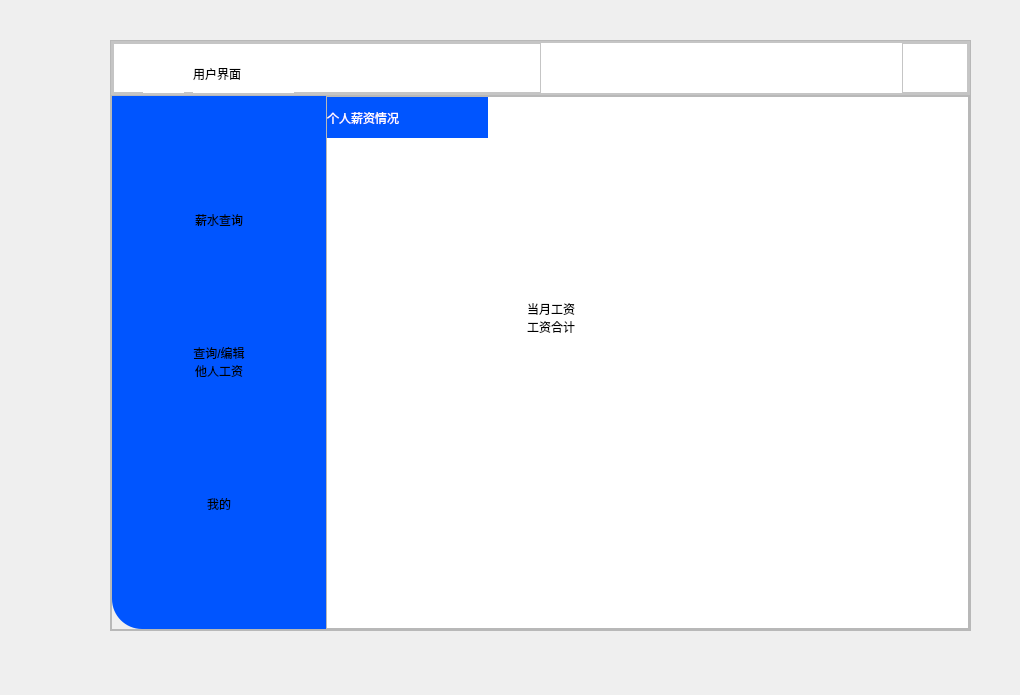
<?xml version="1.0" encoding="UTF-8"?>
<ui version="4.0">
 <class>MainWindow</class>
 <widget class="QMainWindow" name="MainWindow">
  <property name="geometry">
   <rect>
    <x>0</x>
    <y>0</y>
    <width>1020</width>
    <height>695</height>
   </rect>
  </property>
  <property name="windowTitle">
   <string>MainWindow</string>
  </property>
  <widget class="QWidget" name="centralwidget">
   <widget class="QFrame" name="frame">
    <property name="geometry">
     <rect>
      <x>110</x>
      <y>40</y>
      <width>861</width>
      <height>591</height>
     </rect>
    </property>
    <property name="minimumSize">
     <size>
      <width>861</width>
      <height>591</height>
     </size>
    </property>
    <property name="frameShape">
     <enum>QFrame::StyledPanel</enum>
    </property>
    <property name="frameShadow">
     <enum>QFrame::Raised</enum>
    </property>
    <layout class="QVBoxLayout" name="verticalLayout">
     <property name="spacing">
      <number>0</number>
     </property>
     <property name="leftMargin">
      <number>0</number>
     </property>
     <property name="topMargin">
      <number>0</number>
     </property>
     <property name="rightMargin">
      <number>0</number>
     </property>
     <property name="bottomMargin">
      <number>0</number>
     </property>
     <item>
      <widget class="QFrame" name="frame_2">
       <property name="sizePolicy">
        <sizepolicy hsizetype="Preferred" vsizetype="Expanding">
         <horstretch>0</horstretch>
         <verstretch>1</verstretch>
        </sizepolicy>
       </property>
       <property name="styleSheet">
        <string notr="true">background-color: rgb(255, 255, 255);</string>
       </property>
       <property name="frameShape">
        <enum>QFrame::StyledPanel</enum>
       </property>
       <property name="frameShadow">
        <enum>QFrame::Raised</enum>
       </property>
       <layout class="QHBoxLayout" name="horizontalLayout">
        <property name="spacing">
         <number>0</number>
        </property>
        <property name="leftMargin">
         <number>0</number>
        </property>
        <property name="topMargin">
         <number>0</number>
        </property>
        <property name="rightMargin">
         <number>0</number>
        </property>
        <property name="bottomMargin">
         <number>0</number>
        </property>
        <item>
         <widget class="QFrame" name="frame_4">
          <property name="frameShape">
           <enum>QFrame::StyledPanel</enum>
          </property>
          <property name="frameShadow">
           <enum>QFrame::Raised</enum>
          </property>
          <layout class="QHBoxLayout" name="horizontalLayout_2">
           <property name="spacing">
            <number>0</number>
           </property>
           <property name="leftMargin">
            <number>0</number>
           </property>
           <property name="topMargin">
            <number>0</number>
           </property>
           <property name="rightMargin">
            <number>0</number>
           </property>
           <property name="bottomMargin">
            <number>0</number>
           </property>
           <item>
            <widget class="QFrame" name="frame_6">
             <property name="toolTipDuration">
              <number>0</number>
             </property>
             <property name="styleSheet">
              <string notr="true">Qframe{
  border:none;
}</string>
             </property>
             <property name="frameShape">
              <enum>QFrame::StyledPanel</enum>
             </property>
             <property name="frameShadow">
              <enum>QFrame::Raised</enum>
             </property>
             <widget class="QLabel" name="label">
              <property name="geometry">
               <rect>
                <x>80</x>
                <y>10</y>
                <width>101</width>
                <height>41</height>
               </rect>
              </property>
              <property name="styleSheet">
               <string notr="true">font: 15pt &quot;Algerian&quot;;
color: rgb(0, 0, 0);</string>
              </property>
              <property name="text">
               <string>用户界面</string>
              </property>
             </widget>
             <widget class="QPushButton" name="pushButton_3">
              <property name="geometry">
               <rect>
                <x>30</x>
                <y>10</y>
                <width>41</width>
                <height>41</height>
               </rect>
              </property>
              <property name="styleSheet">
               <string notr="true">QPushButton{
	border:none;
}</string>
              </property>
              <property name="text">
               <string/>
              </property>
              <property name="icon">
               <iconset>
                <normaloff>icons/OIP-C (2).jpg</normaloff>icons/OIP-C (2).jpg</iconset>
              </property>
             </widget>
            </widget>
           </item>
           <item alignment="Qt::AlignRight">
            <widget class="QFrame" name="frame_5">
             <property name="styleSheet">
              <string notr="true">Qframe{
  border:none;
}
QPushButton{
	border:none;
}
QPushButton:hover{
	padding-bottom:5px;
}</string>
             </property>
             <property name="frameShape">
              <enum>QFrame::StyledPanel</enum>
             </property>
             <property name="frameShadow">
              <enum>QFrame::Raised</enum>
             </property>
             <layout class="QHBoxLayout" name="horizontalLayout_3">
              <property name="spacing">
               <number>0</number>
              </property>
              <property name="leftMargin">
               <number>0</number>
              </property>
              <property name="topMargin">
               <number>0</number>
              </property>
              <property name="rightMargin">
               <number>0</number>
              </property>
              <item>
               <widget class="QPushButton" name="pushButton">
                <property name="text">
                 <string/>
                </property>
                <property name="icon">
                 <iconset resource="res.qrc">
                  <normaloff>:/icons/icons/下载.jpg</normaloff>:/icons/icons/下载.jpg</iconset>
                </property>
               </widget>
              </item>
              <item>
               <widget class="QPushButton" name="pushButton_2">
                <property name="text">
                 <string/>
                </property>
                <property name="icon">
                 <iconset resource="res.qrc">
                  <normaloff>:/icons/icons/1jpg.jpg</normaloff>:/icons/icons/1jpg.jpg</iconset>
                </property>
               </widget>
              </item>
             </layout>
            </widget>
           </item>
          </layout>
         </widget>
        </item>
       </layout>
      </widget>
     </item>
     <item>
      <widget class="QFrame" name="frame_3">
       <property name="sizePolicy">
        <sizepolicy hsizetype="Preferred" vsizetype="Expanding">
         <horstretch>0</horstretch>
         <verstretch>10</verstretch>
        </sizepolicy>
       </property>
       <property name="frameShape">
        <enum>QFrame::StyledPanel</enum>
       </property>
       <property name="frameShadow">
        <enum>QFrame::Raised</enum>
       </property>
       <layout class="QHBoxLayout" name="horizontalLayout_4">
        <property name="spacing">
         <number>0</number>
        </property>
        <property name="leftMargin">
         <number>0</number>
        </property>
        <property name="topMargin">
         <number>0</number>
        </property>
        <property name="rightMargin">
         <number>0</number>
        </property>
        <property name="bottomMargin">
         <number>0</number>
        </property>
        <item>
         <widget class="QFrame" name="frame_7">
          <property name="sizePolicy">
           <sizepolicy hsizetype="Expanding" vsizetype="Preferred">
            <horstretch>2</horstretch>
            <verstretch>0</verstretch>
           </sizepolicy>
          </property>
          <property name="styleSheet">
           <string notr="true">background-color: rgb(0, 85, 255);
;
border-bottom-left-radius:30px

    </string>
          </property>
          <property name="frameShape">
           <enum>QFrame::StyledPanel</enum>
          </property>
          <property name="frameShadow">
           <enum>QFrame::Raised</enum>
          </property>
          <layout class="QVBoxLayout" name="verticalLayout_2">
           <property name="spacing">
            <number>0</number>
           </property>
           <property name="leftMargin">
            <number>0</number>
           </property>
           <property name="topMargin">
            <number>0</number>
           </property>
           <property name="rightMargin">
            <number>0</number>
           </property>
           <property name="bottomMargin">
            <number>0</number>
           </property>
           <item>
            <widget class="QPushButton" name="pushButton_Seach">
             <property name="styleSheet">
              <string notr="true">font: 18pt &quot;Algerian&quot;;
color: rgb(255, 255, 255);
pressed{
	padding-left:5px;
	padding-top:5px;
}
</string>
             </property>
             <property name="text">
              <string>薪水查询</string>
             </property>
            </widget>
           </item>
           <item>
            <widget class="QPushButton" name="pushButton_Edit">
             <property name="styleSheet">
              <string notr="true">font: 18pt &quot;Algerian&quot;;
color: rgb(255, 255, 255);
pressed{
	padding-left:5px;
	padding-top:5px;
}

</string>
             </property>
             <property name="text">
              <string>查询/编辑
他人工资</string>
             </property>
            </widget>
           </item>
           <item>
            <widget class="QPushButton" name="pushButton_My">
             <property name="styleSheet">
              <string notr="true">font: 18pt &quot;Algerian&quot;;
color: rgb(255, 255, 255);
pressed{
	padding-left:5px;
	padding-top:5px;
}

</string>
             </property>
             <property name="text">
              <string>我的</string>
             </property>
            </widget>
           </item>
          </layout>
         </widget>
        </item>
        <item>
         <widget class="QFrame" name="frame_8">
          <property name="sizePolicy">
           <sizepolicy hsizetype="Expanding" vsizetype="Preferred">
            <horstretch>6</horstretch>
            <verstretch>0</verstretch>
           </sizepolicy>
          </property>
          <property name="frameShape">
           <enum>QFrame::StyledPanel</enum>
          </property>
          <property name="frameShadow">
           <enum>QFrame::Raised</enum>
          </property>
          <layout class="QHBoxLayout" name="horizontalLayout_5">
           <property name="spacing">
            <number>0</number>
           </property>
           <property name="leftMargin">
            <number>0</number>
           </property>
           <property name="topMargin">
            <number>0</number>
           </property>
           <property name="rightMargin">
            <number>0</number>
           </property>
           <property name="bottomMargin">
            <number>0</number>
           </property>
           <item>
            <widget class="QStackedWidget" name="stackedWidget">
             <property name="styleSheet">
              <string notr="true">background-color: rgb(255, 255, 255);</string>
             </property>
             <property name="currentIndex">
              <number>1</number>
             </property>
             <widget class="QWidget" name="page_my">
              <widget class="QLabel" name="label_3">
               <property name="geometry">
                <rect>
                 <x>50</x>
                 <y>100</y>
                 <width>101</width>
                 <height>131</height>
                </rect>
               </property>
               <property name="text">
                <string>当前等级
当月薪水
工号
身份
(传值进来)</string>
               </property>
              </widget>
              <widget class="QLabel" name="label_7">
               <property name="geometry">
                <rect>
                 <x>0</x>
                 <y>0</y>
                 <width>111</width>
                 <height>41</height>
                </rect>
               </property>
               <property name="styleSheet">
                <string notr="true">
font: 15pt &quot;Algerian&quot;;
color: rgb(255, 255, 255);
background-color: rgb(0, 85, 255);</string>
               </property>
               <property name="text">
                <string>个人信息</string>
               </property>
              </widget>
             </widget>
             <widget class="QWidget" name="page_salary">
              <widget class="QLabel" name="label_4">
               <property name="geometry">
                <rect>
                 <x>200</x>
                 <y>170</y>
                 <width>81</width>
                 <height>101</height>
                </rect>
               </property>
               <property name="text">
                <string>当月工资
工资合计</string>
               </property>
              </widget>
              <widget class="QLabel" name="label_6">
               <property name="geometry">
                <rect>
                 <x>0</x>
                 <y>0</y>
                 <width>161</width>
                 <height>41</height>
                </rect>
               </property>
               <property name="styleSheet">
                <string notr="true">
font: 15pt &quot;Algerian&quot;;
color: rgb(255, 255, 255);
background-color: rgb(0, 85, 255);</string>
               </property>
               <property name="text">
                <string>个人薪资情况</string>
               </property>
              </widget>
             </widget>
             <widget class="QWidget" name="page_edit">
              <widget class="QLabel" name="label_5">
               <property name="geometry">
                <rect>
                 <x>200</x>
                 <y>140</y>
                 <width>101</width>
                 <height>121</height>
                </rect>
               </property>
               <property name="text">
                <string>他人工资
修改他人工资</string>
               </property>
              </widget>
              <widget class="QLabel" name="label_8">
               <property name="geometry">
                <rect>
                 <x>0</x>
                 <y>0</y>
                 <width>111</width>
                 <height>41</height>
                </rect>
               </property>
               <property name="styleSheet">
                <string notr="true">
font: 15pt &quot;Algerian&quot;;
color: rgb(255, 255, 255);
background-color: rgb(0, 85, 255);</string>
               </property>
               <property name="text">
                <string>修改薪水</string>
               </property>
              </widget>
              <widget class="QFrame" name="frame_9">
               <property name="geometry">
                <rect>
                 <x>0</x>
                 <y>479</y>
                 <width>641</width>
                 <height>40</height>
                </rect>
               </property>
               <property name="frameShape">
                <enum>QFrame::StyledPanel</enum>
               </property>
               <property name="frameShadow">
                <enum>QFrame::Raised</enum>
               </property>
               <layout class="QHBoxLayout" name="horizontalLayout_6">
                <property name="spacing">
                 <number>0</number>
                </property>
                <property name="leftMargin">
                 <number>0</number>
                </property>
                <property name="topMargin">
                 <number>0</number>
                </property>
                <property name="rightMargin">
                 <number>0</number>
                </property>
                <property name="bottomMargin">
                 <number>0</number>
                </property>
                <item>
                 <widget class="QStackedWidget" name="stackedWidget_2">
                  <widget class="QWidget" name="page"/>
                  <widget class="QWidget" name="page_2">
                   <widget class="QLabel" name="label_2">
                    <property name="geometry">
                     <rect>
                      <x>240</x>
                      <y>10</y>
                      <width>121</width>
                      <height>21</height>
                     </rect>
                    </property>
                    <property name="styleSheet">
                     <string notr="true">font: 12pt &quot;Algerian&quot;;
color: rgb(255, 0, 0);</string>
                    </property>
                    <property name="text">
                     <string>您没有权限</string>
                    </property>
                   </widget>
                  </widget>
                 </widget>
                </item>
               </layout>
              </widget>
             </widget>
            </widget>
           </item>
          </layout>
         </widget>
        </item>
       </layout>
      </widget>
     </item>
    </layout>
   </widget>
  </widget>
 </widget>
 <resources>
  <include location="res.qrc"/>
 </resources>
 <connections>
  <connection>
   <sender>pushButton_2</sender>
   <signal>clicked()</signal>
   <receiver>MainWindow</receiver>
   <slot>close()</slot>
   <hints>
    <hint type="sourcelabel">
     <x>941</x>
     <y>62</y>
    </hint>
    <hint type="destinationlabel">
     <x>1006</x>
     <y>29</y>
    </hint>
   </hints>
  </connection>
  <connection>
   <sender>pushButton</sender>
   <signal>clicked()</signal>
   <receiver>MainWindow</receiver>
   <slot>hide()</slot>
   <hints>
    <hint type="sourcelabel">
     <x>906</x>
     <y>65</y>
    </hint>
    <hint type="destinationlabel">
     <x>842</x>
     <y>10</y>
    </hint>
   </hints>
  </connection>
 </connections>
</ui>
